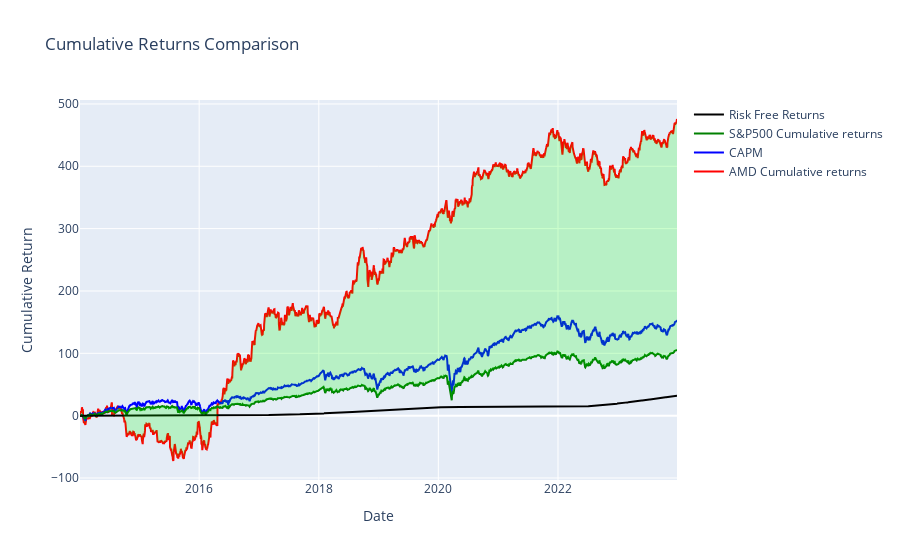

Notebook code for this chart:
### Code cell
# Sample DataFrame - replace this with your actual DataFrame
# main = pd.read_csv('your_data.csv')
# tic = 'your_ticker'

# Assuming 'Date' is already a datetime type; if not, convert it:
# main['Date'] = pd.to_datetime(main['Date'])

# Create traces
trace1 = go.Scatter(x=main['Date'], y=main[f'{tic}_cum_return'], mode='lines', name=f'{tic} Cumulative returns', line=dict(color='red'))

trace2 = go.Scatter(x=main['Date'], y=main['CAPM_cum'], mode='lines', name='CAPM', line=dict(color='blue'))
trace3 = go.Scatter(x=main['Date'], y=main['S&P500_cum_return'], mode='lines', name='S&P500 Cumulative returns', line=dict(color='green'))
trace4 = go.Scatter(x=main['Date'], y=main['cum_rf_rate'], mode='lines', name='Risk Free Returns', line=dict(color='black'))

# Create the figure
fig = go.Figure(data=[trace1, trace2, trace3, trace4])

# Fill between trace1 and trace3
fig.add_trace(go.Scatter(x=main['Date'], y=main[f'{tic}_cum_return'],
                         mode='lines', fill=None, showlegend=False,
                         line=dict(color='rgba(255,255,255,0)')))

fig.add_trace(go.Scatter(x=main['Date'], y=main['S&P500_cum_return'],
                         mode='lines', fill='tonexty', showlegend=False,
                         line=dict(color='green', width=0), fillcolor='rgba(0,255,0,0.2)'))



# Update layout
fig.update_layout(title='Cumulative Returns Comparison',
                  xaxis_title='Date',
                  yaxis_title='Cumulative Return',
                  hovermode='x unified')

fig.show()

### Figure 1 — Plotly figure (JSON) as saved in the notebook; plotly's stock layout.template omitted (floating-point values rounded to 4 significant figures; data arrays with more than 128 entries replaced by an {"elided": "..."} marker saying what was removed)
{"data": [{"line": {"color": "red"}, "mode": "lines", "name": "AMD Cumulative returns", "type": "scatter", "x": {"elided": "2497 str values"}, "y": {"elided": "2497 float values"}}, {"line": {"color": "blue"}, "mode": "lines", "name": "CAPM", "type": "scatter", "x": {"elided": "2497 str values"}, "y": {"elided": "2497 float values"}}, {"line": {"color": "green"}, "mode": "lines", "name": "S&P500 Cumulative returns", "type": "scatter", "x": {"elided": "2497 str values"}, "y": {"elided": "2497 float values"}}, {"line": {"color": "black"}, "mode": "lines", "name": "Risk Free Returns", "type": "scatter", "x": {"elided": "2497 str values"}, "y": {"elided": "2497 float values"}}, {"line": {"color": "rgba(255,255,255,0)"}, "mode": "lines", "showlegend": false, "type": "scatter", "x": {"elided": "2497 str values"}, "y": {"elided": "2497 float values"}}, {"fill": "tonexty", "fillcolor": "rgba(0,255,0,0.2)", "line": {"color": "green", "width": 0}, "mode": "lines", "showlegend": false, "type": "scatter", "x": {"elided": "2497 str values"}, "y": {"elided": "2497 float values"}}], "layout": {"hovermode": "x unified", "title": {"text": "Cumulative Returns Comparison"}, "xaxis": {"title": {"text": "Date"}}, "yaxis": {"title": {"text": "Cumulative Return"}}}}
